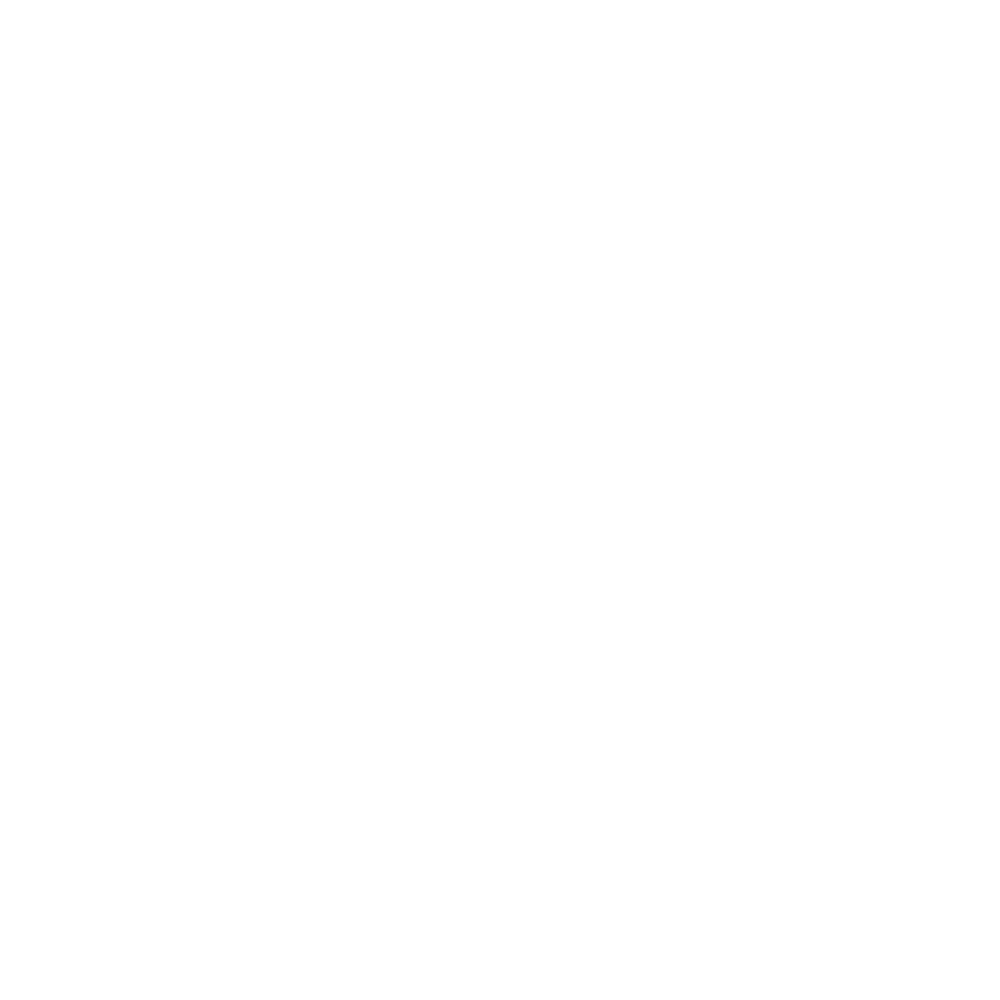
Frame 1 (no input)
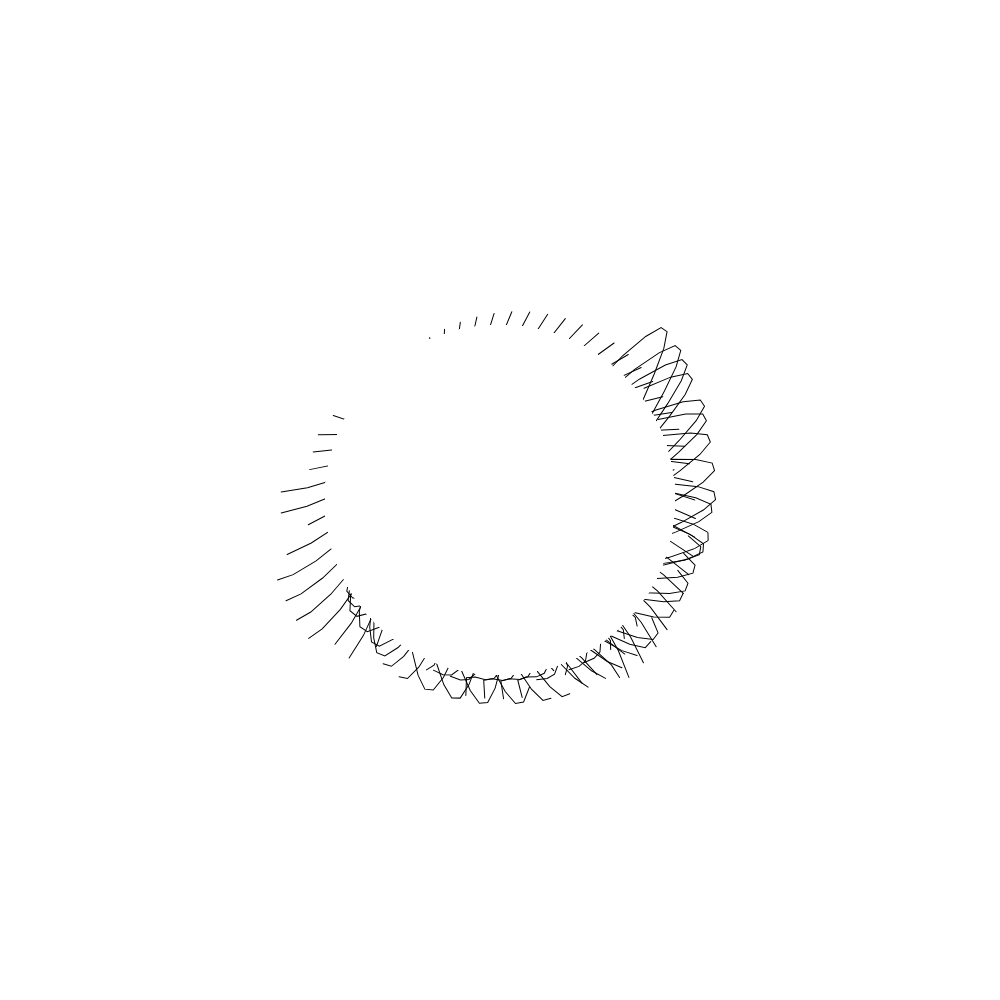
Frame 60 (no input)
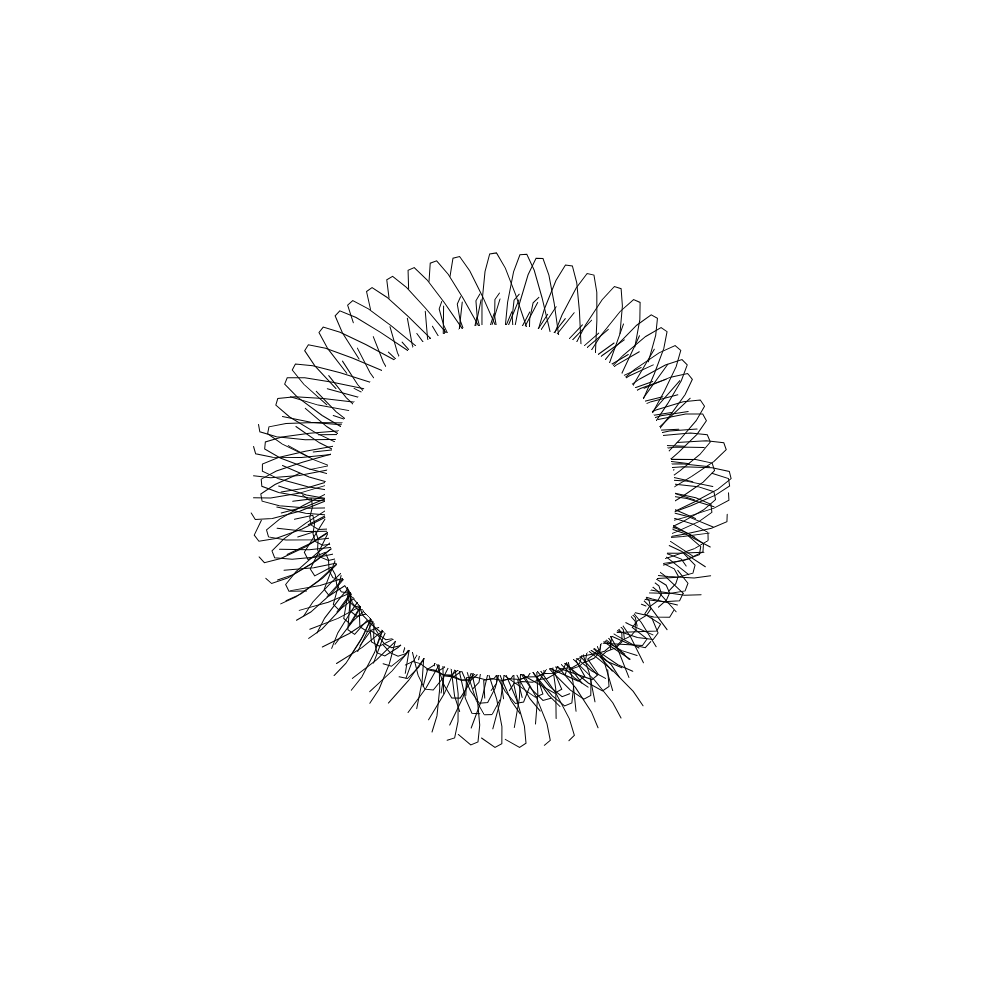
Frame 120 (the mouse pressed at the canvas centre since frame 60)

The p5.js sketch that drew these frames (run headless with seeded random() and noise() and a simulated clock; from frame 60 on, the mouse is pressed at the canvas centre):

// p5.js sketch
// ── sketch.js
// Code intially from p5.js Tutorial - Iris of an Eye: https://youtu.be/cABw_nj-9h8

let shape;

function setup() {
  createCanvas(1000, 1000);

  shape = new waver();
  // background(255);
}

function draw() {
  if (frameCount % 1000 == 0) {
    background(255);
  }

  shape.make();
  push();
    noStroke();
    fill(255);
    circle(width/2, height/2, height*0.35);
    noFill();
  pop();
}

function waver() {
  this.x = 0;
  this.y = 0;
  this.yoff = 0;
  this.s = 50;
  this.len = height*0.20;
  this.theta = 0;
  this.ts = 0.015;

  this.make = function() {
    let xoff = 0;
    this.s = map(noise(frameCount*0.01), 0, 1, 1000, 0);
    this.theta += this.ts;

    push(); // clockwise direction of lines
      translate(width/2, height/2);
      rotate(TWO_PI*this.theta);
      stroke(this.r, this.g, this.b, 0);
      strokeWeight(1);
      noFill();

      beginShape();
        let sz = map(noise(frameCount*0.1), 0, 1, 10, this.len);
        let rgap = map(noise(frameCount*0.01), 0, 1, 3, 15);

        for (let x = 0; x < sz; x += rgap) {
          this.y = map(noise(xoff, this.yoff), 0, 1, -this.s, this.s);
          vertex(x, this.y);
          xoff += 0.05;
        }
      endShape();
    pop();

    push(); // counter-clockwise direction of lines
      translate(width/2, height/2);
        rotate(-TWO_PI*this.theta);
        stroke(0);
        strokeWeight(1);
        noFill();

        beginShape();
          sz = map(noise(frameCount*0.1), 0, 1, 10, this.len);

          for (let x = 0; x < sz; x += rgap) {
            this.y = map(noise(xoff, this.yoff), 0, 1, -this.s, this.s);
            vertex(x, this.y);
            xoff += 0.05;
          }
        endShape();
    pop();
  }
}
